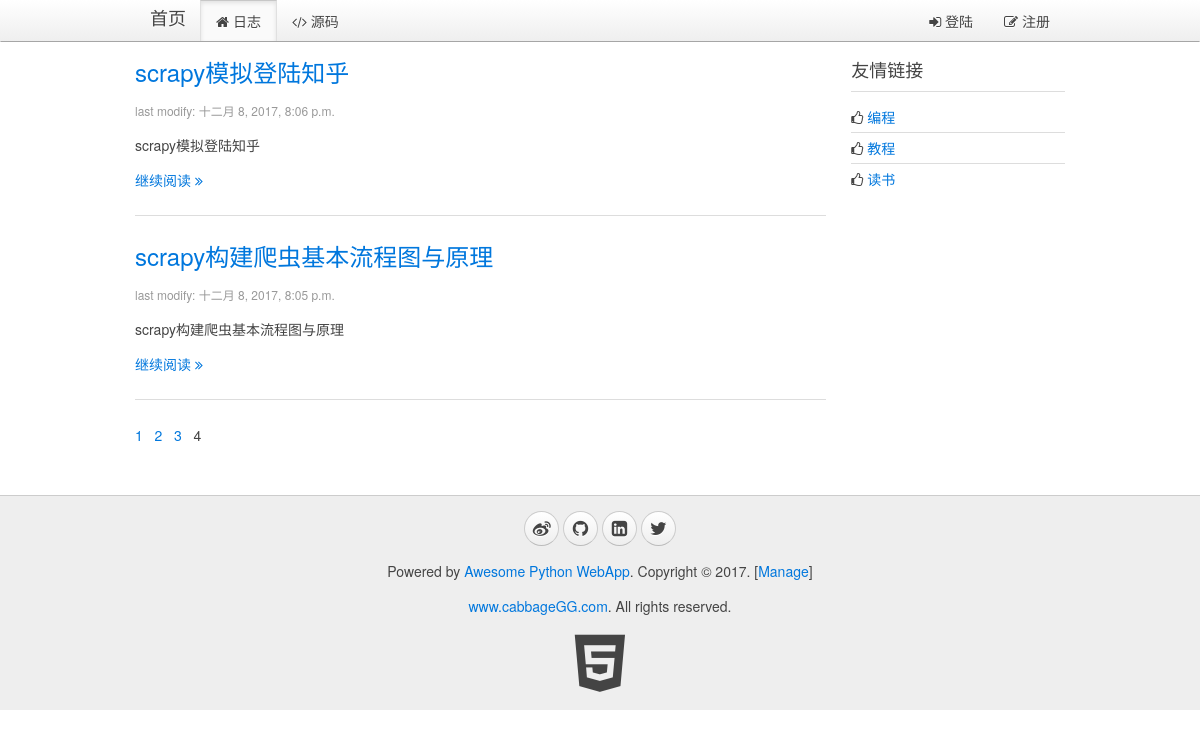
Before: /blog/?p=4 with the older database file.
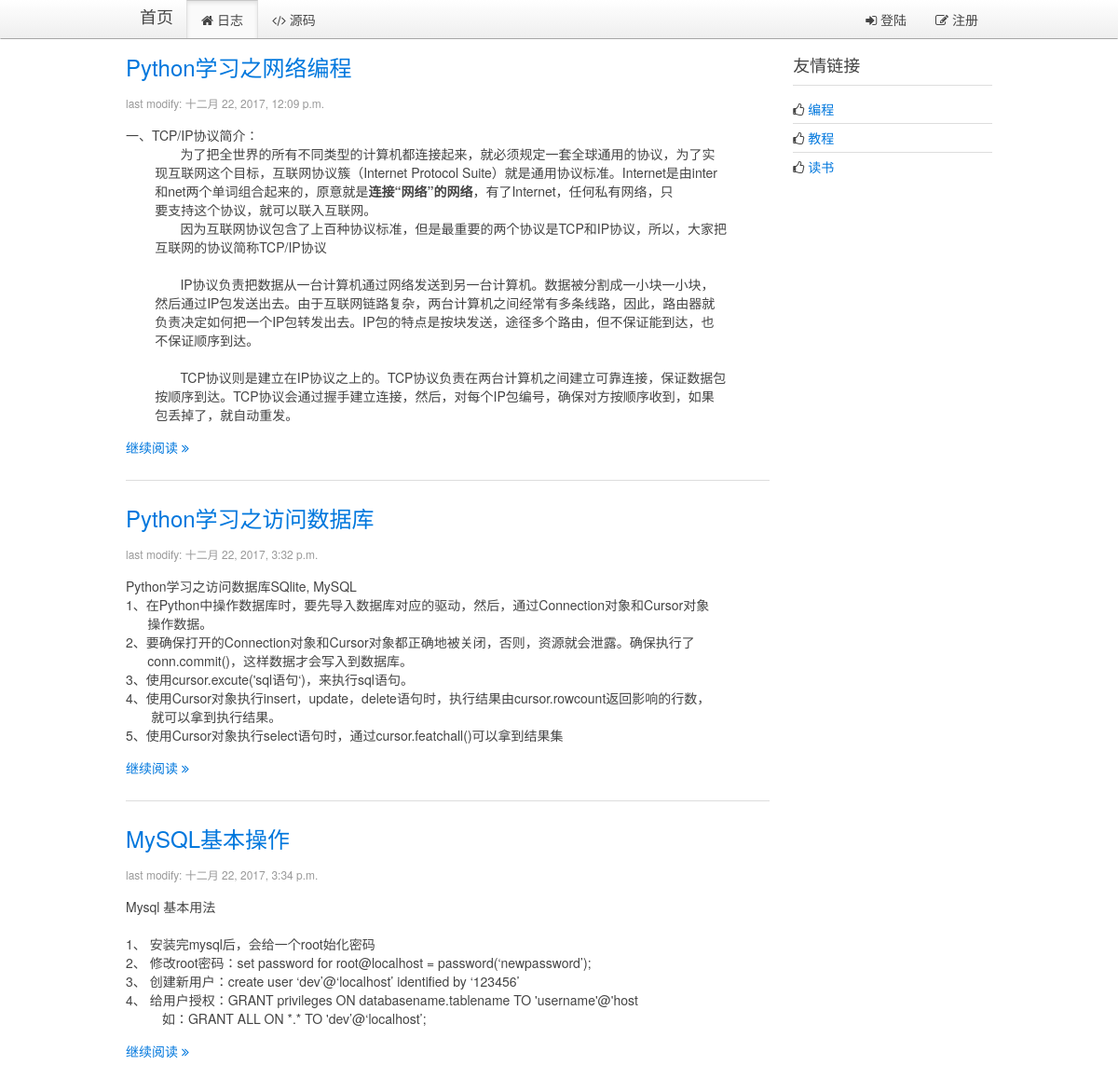
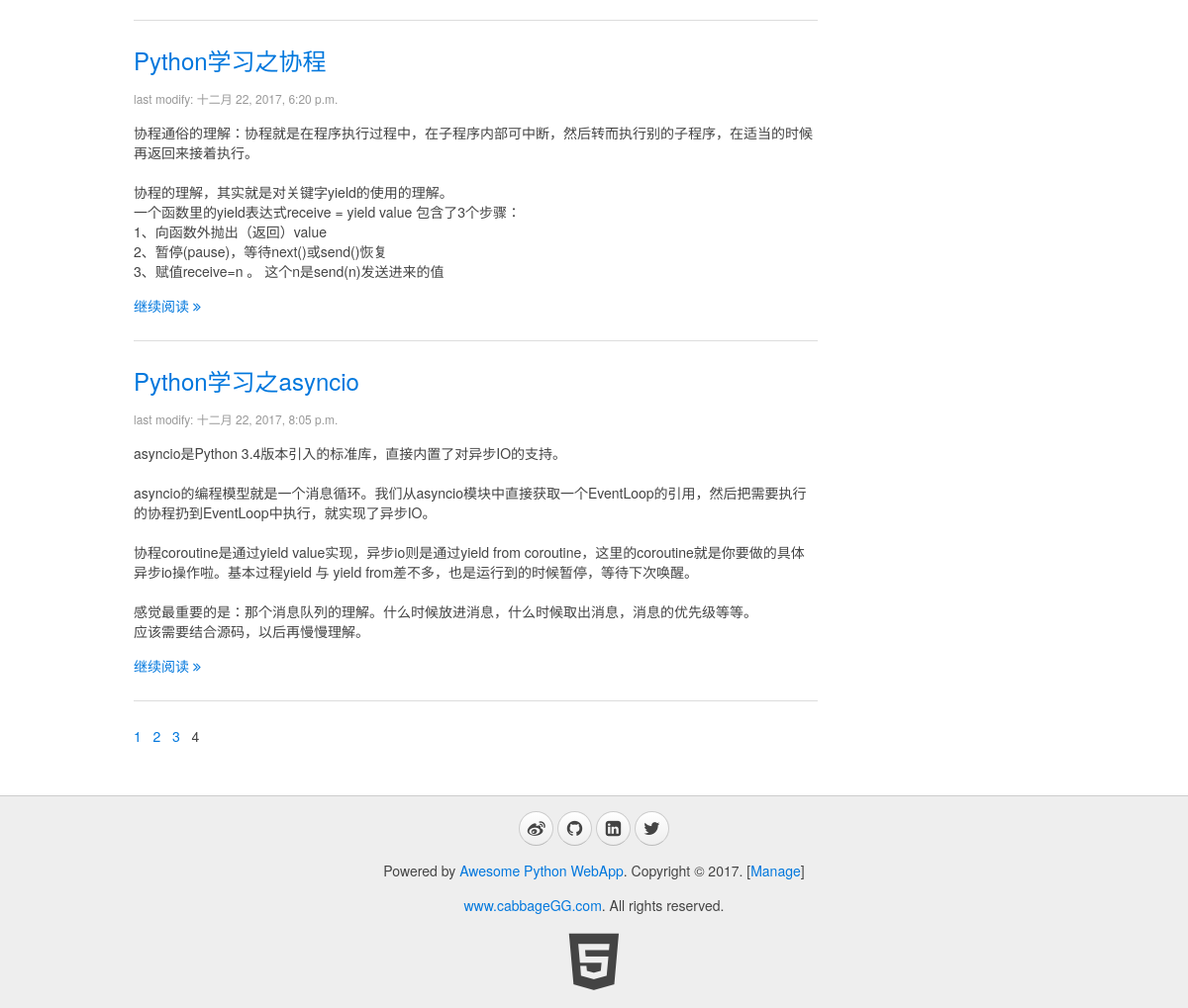
After: the same page with the newer database file (2 pictures, top to bottom).
### blog/models.py (models this page shows, shortened)
class Blog(models.Model):
    title = models.CharField(max_length=32, default="Title")
    content = models.TextField(null=True)
    summary = models.TextField(null=True)
    create_time = models.DateTimeField(null=True)

### blog/views.py (the view)
def blogs(request):
    userinfo = ""
    account = request.COOKIES.get("account","")
    if account:
        userinfo = models.User.objects.filter(account=account)
        if userinfo:
            userinfo = userinfo[0]
    page = int(request.GET.get("p", "1"))
    first = (page - 1)*10
    end = first + 10
    blogs = models.Blog.objects.all()
    total_nums = len(blogs)
    if total_nums <= end:
        end = total_nums #最后一页的逻辑处理
    if (total_nums % 10) > 0:
        page_nums = int(total_nums/10) + 1
    else:
        page_nums = int(total_nums/10)
    page_nums = range(0, page_nums)
    blogs = blogs[first:end]
    page = page - 1
    return render(request, "blog/blogs.html", {"blogs": blogs, "page":page, "page_nums":page_nums, "userinfo":userinfo})

### blog/templatetags/myfilter.py (called while the page is built)
@register.filter
def replaceTags(content):  #这里应该需要继续研究下，有时候需要空格，而不是&nbsp;
    content = content.replace("  ", "&nbsp;&nbsp;")  # 预处理空格
    content = content.replace("\n", "<br/>")  # 预处理换行
    return content

### blog/templates/blog/blogs.html (shortened to what this page needs)
{% extends '__base__.html' %}
{% load myfilter %}
{% block content %}
    <div class="uk-width-medium-3-4">
    {% for blog in blogs %}
        <article class="uk-article">
            <h2><a href="/blog/page/{{ blog.id }}">{{ blog.title }}</a></h2>
            <p class="uk-article-meta">last modify: {{ blog.create_time }}</p>
            <p>{% autoescape off %}{{ blog.summary | replaceTags }}{% endautoescape %}</p>
            <p><a href="/blog/page/{{ blog.id }}">继续阅读 <i class="uk-icon-angle-double-right"></i></a></p>
        </article>
        <hr class="uk-article-divider">
    {% endfor %}
        <div class="page">
        {% for page_num in page_nums %}
            {% if page_num == page %}
                <span>{{ page_num|add:"1" }}&nbsp;&nbsp;</span>
            {% else %}
                <a href="?p={{ page_num|add:"1" }}"><span>{{ page_num|add:"1" }}&nbsp;&nbsp;</span></a>
            {% endif %}
        {% endfor %}
        </div>
    </div>
    <div class="uk-width-medium-1-4">
        <div class="uk-panel uk-panel-header">
            <h3 class="uk-panel-title">友情链接</h3>
            <ul class="uk-list uk-list-line">
                <li><i class="uk-icon-thumbs-o-up"></i> <a target="_blank" href="https://github.com/cabbageGG">编程</a></li>
                <li><i class="uk-icon-thumbs-o-up"></i> <a target="_blank" href="https://www.liaoxuefeng.com/">教程</a></li>
                <li><i class="uk-icon-thumbs-o-up"></i> <a target="_blank" href="http://blog.jobbole.com/all-posts/">读书</a></li>
            </ul>
        </div>
    </div>
{% endblock %}

Changed rows visible on the page:
removed Blog: title "scrapy模拟登陆知乎", create_time "十二月 8, 2017, 8:06 p.m.", summary "scrapy模拟登陆知乎"
removed Blog: title "scrapy构建爬虫基本流程图与原理", create_time "十二月 8, 2017, 8:05 p.m.", summary "scrapy构建爬虫基本流程图与原理"
added Blog: title "Python学习之网络编程", create_time "十二月 22, 2017, 12:09 p.m.", summary "一、TCP/IP协议简介： 为了把全世界的所有不同类型的计算机都连接起来，就必须规定一套全球通用的协议，为了实 现互联网这个目标，互联网协议簇（Internet Protocol Suite）就是通用协议标准。Internet是由inter 和net两个单词组合起来的，原意就是 连接“网络”的网络 ，有了Internet，任何私有网络，只 要支持这个协议，就可以联入互联网。 因为互联网协议包含了上百种协议标准，但是最重要的两个协议是TCP和IP协议，所以，大家把 互联网的协议简称TCP/IP协议 IP协议负责把数据从一台计算机通过网络发送到另一台计算机。数据被分割成一小块一小块， 然后通过IP包发送出去。由于互联网链路复杂，两台计算机之间经常有多条线路，因此，路由器就 负责决定如何把一个IP包转发出去。IP包的特点是按块发送，途径多个路由，但不保证能到达，也 不保证顺序到达。 TCP协议则是建立在IP协议之上的。TCP协议负责在两台计算机之间建立可靠连接，保证数据包 按顺序到达。TCP协议会通过握手建立连接，然后，对每个IP包编号，确保对方按顺序收到，如果 包丢掉了，就自动重发。"
added Blog: title "Python学习之访问数据库", create_time "十二月 22, 2017, 3:32 p.m.", summary "Python学习之访问数据库SQlite, MySQL 1、在Python中操作数据库时，要先导入数据库对应的驱动，然后，通过Connection对象和Cursor对象 操作数据。 2、要确保打开的Connection对象和Cursor对象都正确地被关闭，否则，资源就会泄露。确保执行了 conn.commit()，这样数据才会写入到数据库。 3、使用cursor.excute('sql语句‘)，来执行sql语句。 4、使用Cursor对象执行insert，update，delete语句时，执行结果由cursor.rowcount返回影响的行数， 就可以拿到执行结果。 5、使用Cursor对象执行select语句时，通过cursor.featchall()可以拿到结果集"
added Blog: title "MySQL基本操作", create_time "十二月 22, 2017, 3:34 p.m.", summary "Mysql 基本用法 1、 安装完mysql后，会给一个root始化密码 2、 修改root密码：set password for root@localhost = password(‘newpassword’); 3、 创建新用户：create user ‘dev’@‘localhost’ identified by ‘123456’ 4、 给用户授权：GRANT privileges ON databasename.tablename TO 'username'@'host 如：GRANT ALL ON *.* TO 'dev’@‘localhost’;"
added Blog: title "Python学习之协程", create_time "十二月 22, 2017, 6:20 p.m.", summary "协程通俗的理解：协程就是在程序执行过程中，在子程序内部可中断，然后转而执行别的子程序，在适当的时候再返回来接着执行。 协程的理解，其实就是对关键字yield的使用的理解。 一个函数里的yield表达式receive = yield value 包含了3个步骤： 1、向函数外抛出（返回）value 2、暂停(pause)，等待next()或send()恢复 3、赋值receive=n 。 这个n是send(n)发送进来的值"
added Blog: title "Python学习之asyncio", create_time "十二月 22, 2017, 8:05 p.m.", summary "asyncio是Python 3.4版本引入的标准库，直接内置了对异步IO的支持。 asyncio的编程模型就是一个消息循环。我们从asyncio模块中直接获取一个EventLoop的引用，然后把需要执行的协程扔到EventLoop中执行，就实现了异步IO。 协程coroutine是通过yield value实现，异步io则是通过yield from coroutine，这里的coroutine就是你要做的具体异步io操作啦。基本过程yield 与 yield from差不多，也是运行到的时候暂停，等待下次唤醒。 感觉最重要的是：那个消息队列的理解。什么时候放进消息，什么时候取出消息，消息的优先级等等。 应该需要结合源码，以后再慢慢理解。"
